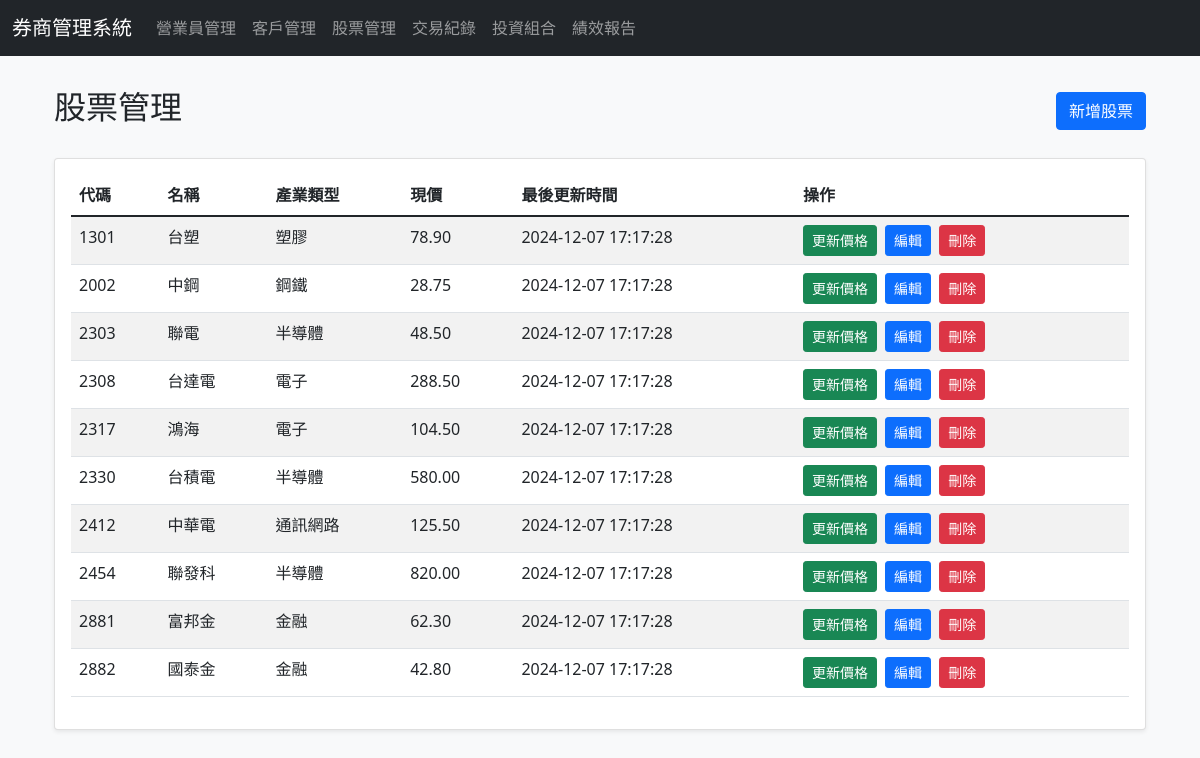
Screenshot of /stocks.php with the database file from the repository.
### tables this page shows
CREATE TABLE stocks (
    stock_id INT PRIMARY KEY AUTO_INCREMENT,
    stock_code VARCHAR(10) UNIQUE NOT NULL,
    stock_name VARCHAR(50) NOT NULL,
    industry_type VARCHAR(30),
    current_price DECIMAL(10,2),
    last_update_time TIMESTAMP DEFAULT CURRENT_TIMESTAMP ON UPDATE CURRENT_TIMESTAMP
);

### stocks.php (the view, shortened to what this page needs)
<?php
include 'includes/connect.php';
include 'includes/header.php';
?>
<div class="container">
    <div class="row mb-4">
        <div class="col-md-12 d-flex justify-content-between align-items-center">
            <h2>股票管理</h2>
            <button type="button" class="btn btn-primary" data-bs-toggle="modal" data-bs-target="#addStockModal">
                新增股票
            </button>
        </div>
    </div>
    <div class="card">
        <div class="card-body">
            <table class="table table-striped" id="stocksTable">
                <thead>
                    <tr>
                        <th>代碼</th>
                        <th>名稱</th>
                        <th>產業類型</th>
                        <th>現價</th>
                        <th>最後更新時間</th>
                        <th>操作</th>
                    </tr>
                </thead>
                <tbody>
                    <?php
                    $result = $db->query("SELECT * FROM stocks ORDER BY stock_code");
                    while ($row = $result->fetch_assoc()) {
                        echo "<tr>";
                        echo "<td>" . $row['stock_code'] . "</td>";
                        echo "<td>" . $row['stock_name'] . "</td>";
                        echo "<td>" . $row['industry_type'] . "</td>";
                        echo "<td>" . number_format($row['current_price'], 2) . "</td>";
                        echo "<td>" . $row['last_update_time'] . "</td>";
                        echo "<td>
                                <button class='btn btn-sm btn-success me-1' onclick='updatePrice(" . json_encode($row) . ")'>更新價格</button>
                                <button class='btn btn-sm btn-primary me-1' onclick='editStock(" . json_encode($row) . ")'>編輯</button>
                                <button class='btn btn-sm btn-danger' onclick='deleteStock(" . $row['stock_id'] . ")'>刪除</button>
                              </td>";
                        echo "</tr>";
                    }
                    ?>
                </tbody>
            </table>
        </div>
    </div>
</div>
<?php include 'includes/footer.php'; ?>

### css/style.css (style rules this page uses)
body { background-color: #f8f9fa; }
.card { box-shadow: 0 0.125rem 0.25rem rgba(0, 0, 0, 0.075); margin-bottom: 1.5rem; }

### rows the page displays
stocks: stock_code "1301", stock_name "台塑", industry_type "塑膠", current_price "78.90", last_update_time "2024-12-07 17:17:28"
stocks: stock_code "2002", stock_name "中鋼", industry_type "鋼鐵", current_price "28.75", last_update_time "2024-12-07 17:17:28"
stocks: stock_code "2303", stock_name "聯電", industry_type "半導體", current_price "48.50", last_update_time "2024-12-07 17:17:28"
stocks: stock_code "2308", stock_name "台達電", industry_type "電子", current_price "288.50", last_update_time "2024-12-07 17:17:28"
stocks: stock_code "2317", stock_name "鴻海", industry_type "電子", current_price "104.50", last_update_time "2024-12-07 17:17:28"
stocks: stock_code "2330", stock_name "台積電", industry_type "半導體", current_price "580.00", last_update_time "2024-12-07 17:17:28"
stocks: stock_code "2412", stock_name "中華電", industry_type "通訊網路", current_price "125.50", last_update_time "2024-12-07 17:17:28"
stocks: stock_code "2454", stock_name "聯發科", industry_type "半導體", current_price "820.00", last_update_time "2024-12-07 17:17:28"
stocks: stock_code "2881", stock_name "富邦金", industry_type "金融", current_price "62.30", last_update_time "2024-12-07 17:17:28"
stocks: stock_code "2882", stock_name "國泰金", industry_type "金融", current_price "42.80", last_update_time "2024-12-07 17:17:28"
